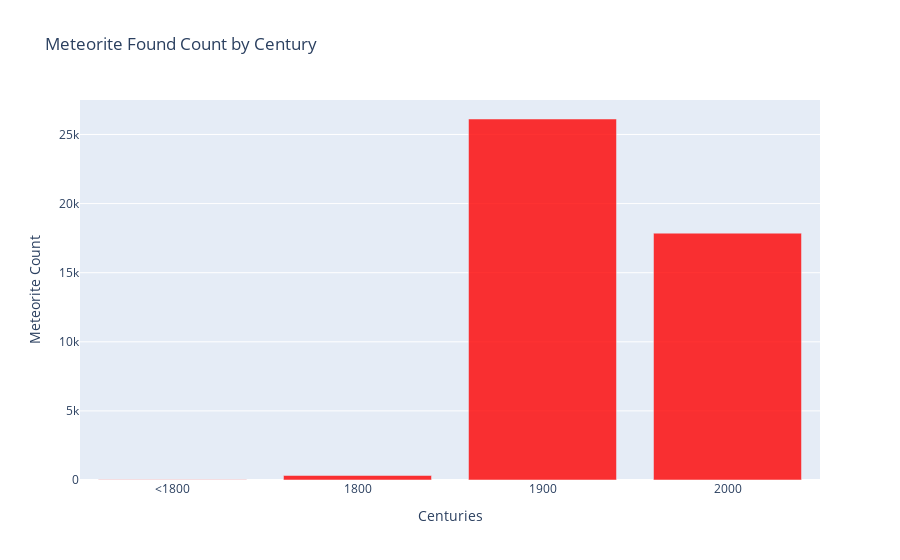

Notebook source saved alongside this figure:
### Code cell
# Century Found data bar graph 

x_axis = ["<1800", "1800", "1900", "2000"]
y_axis_found = [12, 325, 26120, 17860]

fig = go.Figure()
fig.add_trace(go.Bar(
    x=x_axis,
    y=y_axis_found,
    name='Found',
    marker_color='red',
    opacity=0.8 # Set opacity to 0.8 to make the "fell" bars more visible
))

fig.update_layout(
    title='Meteorite Found Count by Century',
    xaxis_title='Centuries',
    yaxis_title='Meteorite Count',
    barmode='group'
)

fig.show()

### Figure 1 — Plotly figure (JSON) as saved in the notebook; plotly's stock layout.template omitted (floating-point values rounded to 4 significant figures)
{"data": [{"marker": {"color": "red"}, "name": "Found", "opacity": 0.8, "type": "bar", "x": ["<1800", "1800", "1900", "2000"], "y": [12, 325, 26120, 17860]}], "layout": {"barmode": "group", "title": {"text": "Meteorite Found Count by Century"}, "xaxis": {"title": {"text": "Centuries"}}, "yaxis": {"title": {"text": "Meteorite Count"}}}}
